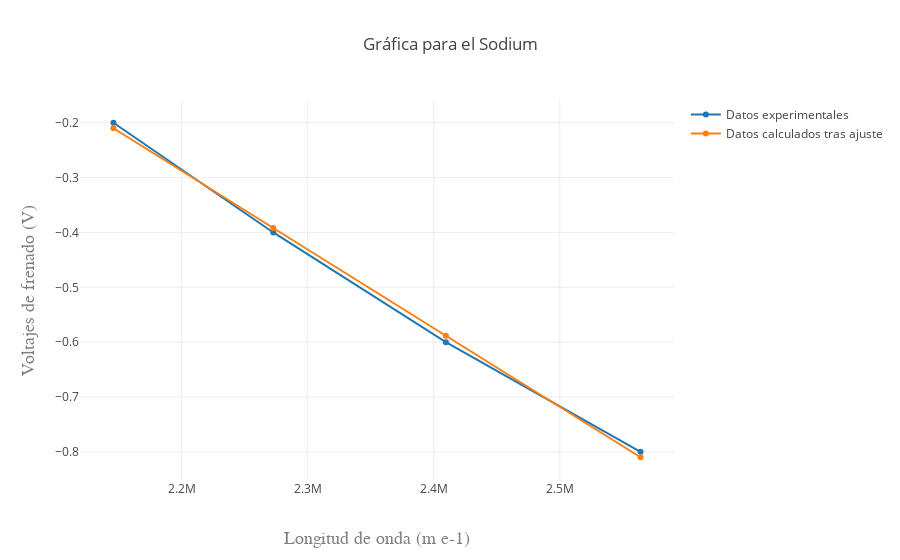

The cell this chart's notebook holds for it:
### Code cell
datos_sodium = [ 
  { x: inversa_de_longitudes_de_onda_sodium, y: voltajes_medidos_sodium, name: 'Datos experimentales' },  
  { x: inversa_de_longitudes_de_onda_sodium, y: voltajes_de_frenado_calculados_sodium, name: 'Datos calculados tras ajuste' } 
]; 
var layout_sodium = { 
  title: 'Gráfica para el Sodium', 
  xaxis: { title: 'Longitud de onda (m e-1)', 
    titlefont: { family: 'Courier New, monospace', size: 18, color: '#7f7f7f' } 
  }, 
  yaxis: { 
    title: 'Voltajes de frenado (V)', titlefont: { 
      family: 'Courier New, monospace', size: 18, color: '#7f7f7f' } 
  } 
}; 
Plotly(datos_sodium, layout_sodium);

### Figure 1 — Plotly figure (JSON) as saved in the notebook; plotly's stock layout.template omitted (floating-point values rounded to 4 significant figures)
{"data": [{"name": "Datos experimentales", "x": [2146000.0, 2273000.0, 2410000.0, 2564000.0], "y": [-0.2, -0.4, -0.6, -0.8]}, {"name": "Datos calculados tras ajuste", "x": [2146000.0, 2273000.0, 2410000.0, 2564000.0], "y": [-0.21, -0.3919, -0.5883, -0.8099]}], "layout": {"title": "Gráfica para el Sodium", "xaxis": {"title": "Longitud de onda (m e-1)", "titlefont": {"color": "#7f7f7f", "family": "Courier New, monospace", "size": 18}}, "yaxis": {"title": "Voltajes de frenado (V)", "titlefont": {"color": "#7f7f7f", "family": "Courier New, monospace", "size": 18}}}}
